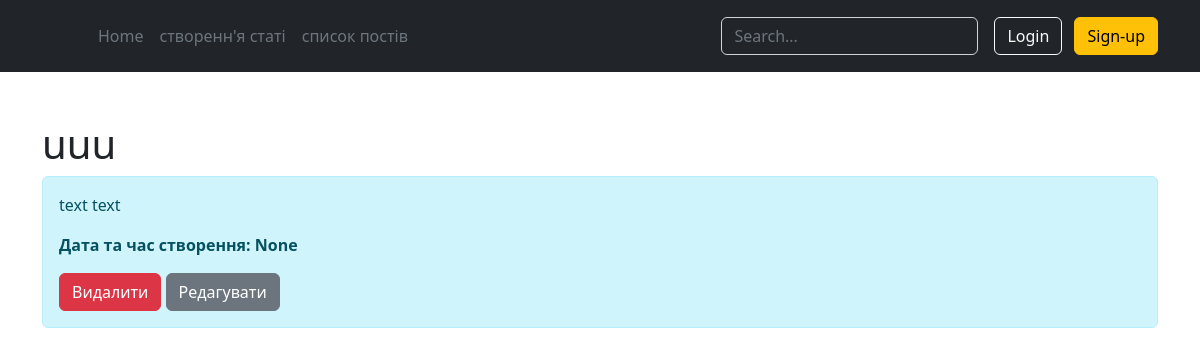
The page /articles/3/ on the database as committed earlier.
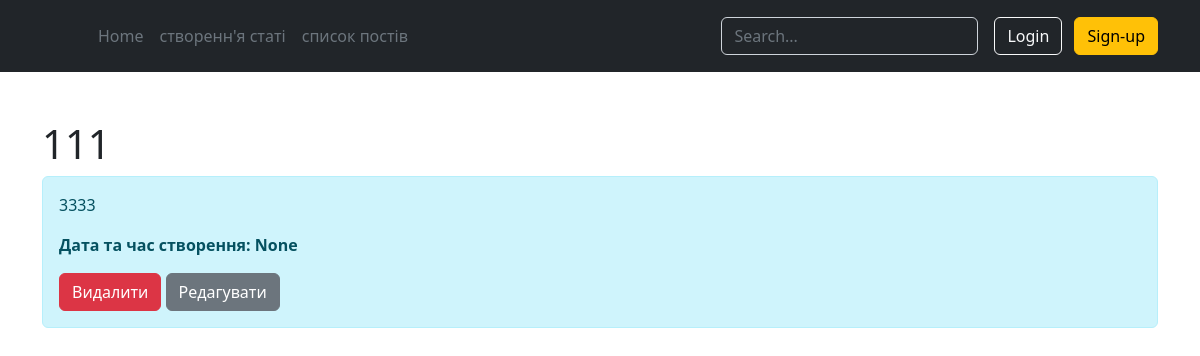
The same page on the database as committed later.
### models.py (models this page shows, shortened)
class Article(db.Model):
    id = db.Column(db.Integer, primary_key=True)
    title = db.Column(db.String(100), nullable=False)
    intro = db.Column(db.String(100), nullable=False)
    text = db.Column(db.Text, nullable=False)
    date = db.Column(db.DateTime, default=datetime.utcnow)

### app.py (the view)
@app.route("/articles/<int:id>/")
def articles_detail(id):
    article = Article.query.get(id)
    return render_template("articles_detail.html", article=article)

### templates/articles_detail.html (shortened to what this page needs)
{% extends 'base.html' %}
{% block content %}
<div class="container mt-5">
    <h1>{{ article.title }}</h1>
    <div class="alert alert-info">
        <p>{{ article.text }}</p>
        <p><b>Дата та час створення: {{ article.date }}</b></p>
        <a href="/articles/{{ article.id }}/delete" class="btn btn-danger">Видалити</a>
        <a href="/articles/{{ article.id }}/update" class="btn btn-secondary">Редагувати</a>
    </div>
</div>
{% endblock %}

Rows that differ between the two databases and show on the page:
changed Article "None": title "uuu" → "111"; text "text text" → "3333"
